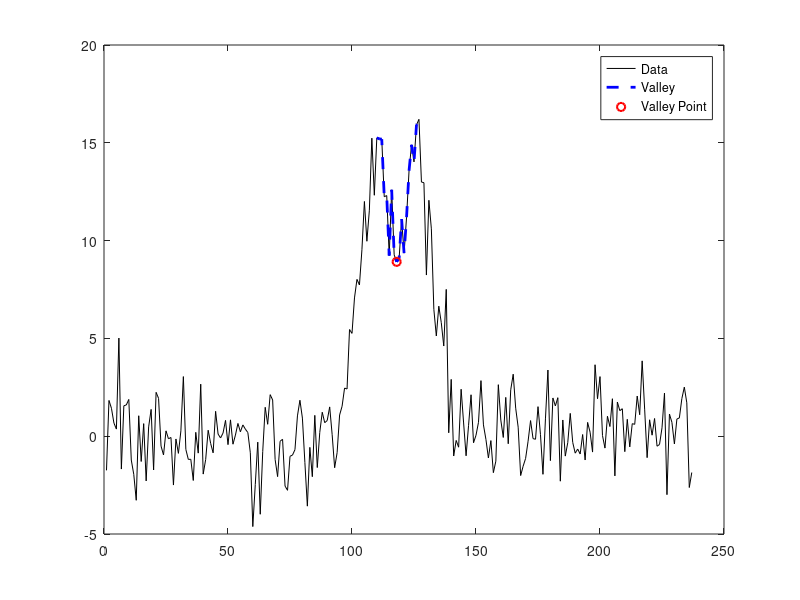

Source code (MATLAB):
%%=========================================================================
% Synopsis     : Finds valley between two mountains in a data stream
% Last updated : 2019-04-17
%%=========================================================================
clc;clear;close all;

%% generation of random data with two prominant peaks
hightMountain   = randi([10 20],1,1);
mountains       = [1:hightMountain hightMountain-1:-1:hightMountain/2 hightMountain/2+1:hightMountain hightMountain-1:-1:1];
inputData       = [randn(1,randi([30 100],1,1)) mountains randn(1,randi([30 100],1,1))];
inputData       = awgn(inputData,-2);

%% Smoothing the data
movAvgFiltOrder = 16;
smoothedData    = filter(ones(1,movAvgFiltOrder)/movAvgFiltOrder,1,inputData);

%% finding peaks from the smoothed curve
[vals,pos]      = findpeaks(smoothedData,"DoubleSided");
idx             = find(vals > mean([min(vals),max(vals)])); % removing peaks which are below the average,
                                                            % this is helpfull if some lower amplitude
                                                            % peaks are caught at sides of the prominent peaks.

peak_pos1       = pos(idx(1));    % farthest prominent peak on one side of valley
peak_pos2       = pos(idx(end));  % farthest prominent peak on other side of valley

%% correcting the peak positions for filter delay (Coarse tuning)
peak_pos1       = peak_pos1 -  movAvgFiltOrder/2;
peak_pos2       = peak_pos2 -  movAvgFiltOrder/2;

%% Looking for any other peaks nearby (Fine Tuning)
tuning_range    = min(movAvgFiltOrder,floor(abs((peak_pos2-peak_pos1-1)/2)));
p1              = peak_pos1-tuning_range:peak_pos1+tuning_range;
p2              = peak_pos2-tuning_range:peak_pos2+tuning_range;
[~,r1]          = max(inputData(p1));
[~,r2]          = max(inputData(p2));
peak_pos1       = p1(r1);
peak_pos2       = p2(r2);

%% Identifying valley
valley          = inputData(peak_pos1:peak_pos2);

%% findind minimum point in valley
[v,p]           = min(valley);
valley_amp      = v; % amplitude of minimum point
valley_pos      = peak_pos1+p-1; % finding the valley point in the entire array

%% Prints
fprintf('Valley point is %d\n',valley_pos);

%% Plots
figure('units','normalized','outerposition',[0 0 1 1])
plot(inputData,'-k');hold on;pause(1.5);
plot(peak_pos1:peak_pos1+length(valley)-1,valley,'--b','Linewidth',2);pause(1);
plot(valley_pos,valley_amp,'ro','Linewidth',1.5);
legend('Data','Valley','Valley Point');
